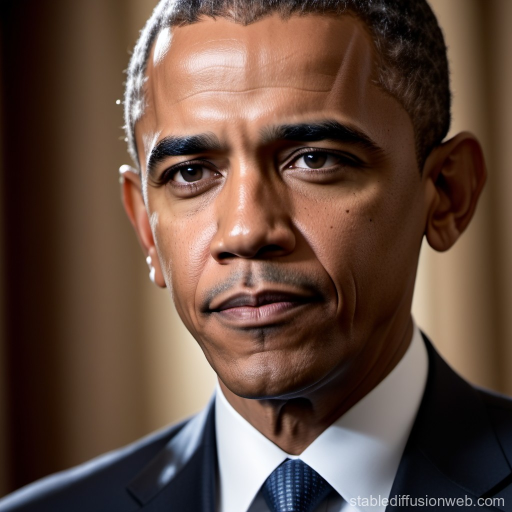
%> input picture images/AI Obama.jpg, 1024 x 1024 px, given in place of AI_Obama.jpg, which was not available (shown at 1/2 size)
$ octave 'Preprocessing Code.m'   (GNU Octave 9; MATLAB toolbox functions it lacks are replaced by stand-ins)
%> lines starting %> are read from the running program, lines starting %| are printed output that depends on the picture; in (x1, y1, x2, y2) boxes, pixels count from 0 and x2, y2 are one past the last pixel; in counts of white or black regions, pixels touching at a corner belong together; the program's own positions count from 1; pictures that were not available may be replaced by others from this repository, and a replacement may not be noted
a = imread("AI_Obama.jpg");
%> a is the input picture: size 1024x1024x3 uint8; mean R, G, B 97.4, 73.9, 61.9
b = imread("Real Obama.jpg");
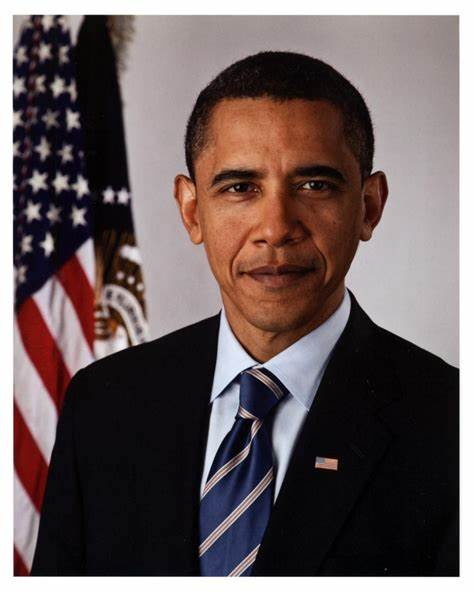
%> input picture images/Real Obama.jpg, 474 x 592 px
%> b is the input picture: size 592x474x3 uint8; mean R, G, B 106.1, 92.4, 92.3
b = imcrop(b,[133.5 42.5 295 332]);
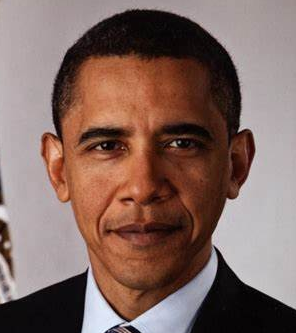
%> b: size 333x296x3 uint8; mean R, G, B 130, 104.3, 97.3
%obama [133.5 42.5 295 332]
%Shakira [137.5 7.5 220 218]

% Resize both images to 500x500
a_resized = imresize(a,[100,100]);
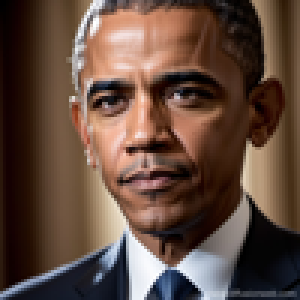
%> a_resized: size 100x100x3 uint8 (shown 3 times larger); mean R, G, B 97.4, 73.9, 61.9
b_resized = imresize(b,[100,100]);
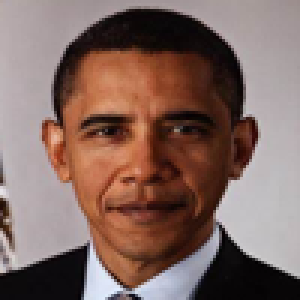
%> b_resized: size 100x100x3 uint8 (shown 3 times larger); mean R, G, B 130, 104.3, 97.3

% Define parameters for sharpness
sharpness_radius = [2,10];
sharpness_amount = [5,50];
threshold_amount = [.2,.8];

% Loop through each combination of parameters
for radius = sharpness_radius
    for amount = sharpness_amount
        for threshold = threshold_amount
            % Part B: Apply sharpening
            sharp_a = imsharpen(a_resized, 'Radius', radius, 'Amount', amount);
            sharp_b = imsharpen(b_resized, 'Radius', radius, 'Amount', amount, 'Threshold', threshold);

            % Convert to grayscale
            gray_a = rgb2gray(sharp_a);
            gray_b = rgb2gray(sharp_b);

            % Part C: Apply edge detection
            e_a = edge(gray_a, 'log', 0.06);
            e_b = edge(gray_b, 'log', 0.06);

            % Create a new figure with maximum size
            fig = figure('units','normalized','outerposition',[0 0 1 1]);

            % Display both processed images
            subplot(1,2,1);
            imshow(e_a);
            title(sprintf('Image A: Radius=%d, Amount=%d,threshold=%d', radius, amount,threshold));

            subplot(1,2,2);
            imshow(e_b);
            title(sprintf('Image A: Radius=%d, Amount=%d,threshold=%d', radius, amount,threshold));
        end
    end
end
%> this loop made 2 passes
%> pass 1, `for amount = sharpness_amount for threshold = threshold_amount  sharp_..`:
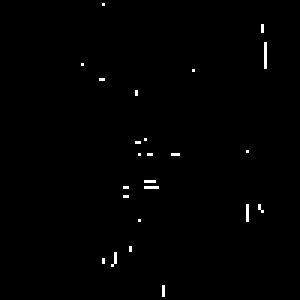
%> displayed picture: size 100x100 logical (shown 3 times larger); 0.65% white in thin lines or dots, all inside (x1, y1, x2, y2) = (27, 1, 89, 99)
%> pass 1, `for amount = sharpness_amount for threshold = threshold_amount  sharp_..`:
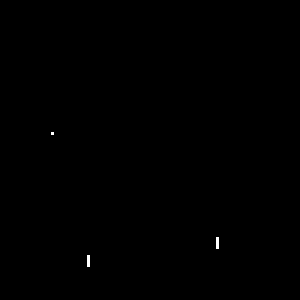
%> displayed picture: size 100x100 logical (shown 3 times larger); 0.09% white in thin lines or dots, all inside (x1, y1, x2, y2) = (17, 44, 73, 89)
%> pass 1, `for amount = sharpness_amount for threshold = threshold_amount  sharp_..`:
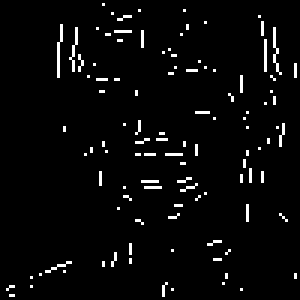
%> displayed picture: size 100x100 logical (shown 3 times larger); 3.4% white in thin lines or dots
